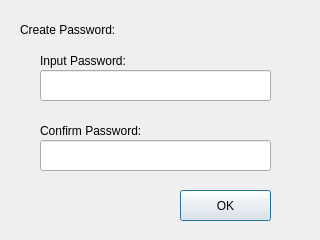
<?xml version="1.0" encoding="UTF-8"?>
<ui version="4.0">
 <class>CreatePasswordDialogClass</class>
 <widget class="QDialog" name="CreatePasswordDialogClass">
  <property name="geometry">
   <rect>
    <x>0</x>
    <y>0</y>
    <width>320</width>
    <height>240</height>
   </rect>
  </property>
  <property name="minimumSize">
   <size>
    <width>320</width>
    <height>240</height>
   </size>
  </property>
  <property name="maximumSize">
   <size>
    <width>320</width>
    <height>240</height>
   </size>
  </property>
  <property name="windowTitle">
   <string>Create Password</string>
  </property>
  <widget class="QPushButton" name="okButton">
   <property name="geometry">
    <rect>
     <x>180</x>
     <y>190</y>
     <width>91</width>
     <height>31</height>
    </rect>
   </property>
   <property name="text">
    <string>OK</string>
   </property>
  </widget>
  <widget class="QLineEdit" name="passwordEditor">
   <property name="geometry">
    <rect>
     <x>40</x>
     <y>70</y>
     <width>231</width>
     <height>31</height>
    </rect>
   </property>
  </widget>
  <widget class="QLineEdit" name="passwordConfirmEditor">
   <property name="geometry">
    <rect>
     <x>40</x>
     <y>140</y>
     <width>231</width>
     <height>31</height>
    </rect>
   </property>
  </widget>
  <widget class="QLabel" name="label">
   <property name="geometry">
    <rect>
     <x>20</x>
     <y>20</y>
     <width>151</width>
     <height>20</height>
    </rect>
   </property>
   <property name="text">
    <string>Create Password: </string>
   </property>
  </widget>
  <widget class="QLabel" name="label_input">
   <property name="geometry">
    <rect>
     <x>40</x>
     <y>50</y>
     <width>231</width>
     <height>21</height>
    </rect>
   </property>
   <property name="text">
    <string>Input Password:</string>
   </property>
  </widget>
  <widget class="QLabel" name="label_confirm">
   <property name="geometry">
    <rect>
     <x>40</x>
     <y>120</y>
     <width>231</width>
     <height>21</height>
    </rect>
   </property>
   <property name="text">
    <string>Confirm Password:</string>
   </property>
  </widget>
  <widget class="QToolButton" name="visibleButton">
   <property name="geometry">
    <rect>
     <x>250</x>
     <y>103</y>
     <width>20</width>
     <height>20</height>
    </rect>
   </property>
   <property name="styleSheet">
    <string notr="true">QToolButton {
border: none;
background: transparent;
padding: 0px;
}
QToolButton:hover {
background-color: rgba(200, 200, 200, 50);
border-radius: 2px;
}
QToolButton:pressed {
background-color: rgba(150, 150, 150, 50); 
}</string>
   </property>
   <property name="text">
    <string/>
   </property>
  </widget>
 </widget>
 <layoutdefault spacing="6" margin="11"/>
 <tabstops>
  <tabstop>passwordEditor</tabstop>
  <tabstop>passwordConfirmEditor</tabstop>
  <tabstop>okButton</tabstop>
 </tabstops>
 <resources>
  <include location="resources.qrc"/>
 </resources>
 <connections/>
</ui>
